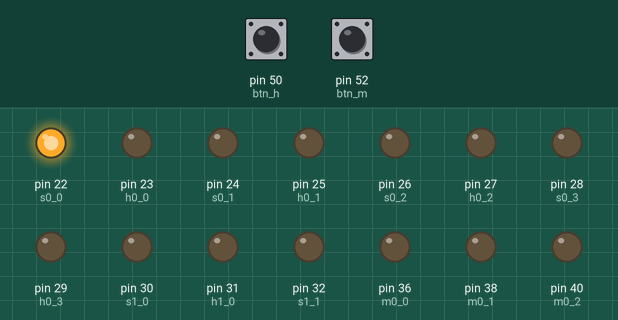
Recording of a sketch running on a simulated Arduino Mega 2560, built with avr-gcc and run on an emulated ATmega2560. Shown: output pins drawn as LEDs (lit = HIGH). Dashed ring = blinking. The test bench sets the inputs (shaded band); at power-on: pin 50 (btn_h) HIGH, pin 52 (btn_m) HIGH.

Above: at 1.2 s.
1.3 s: pin 50 (btn_h) pulled LOW for 3.2 s
At 5.8 s:
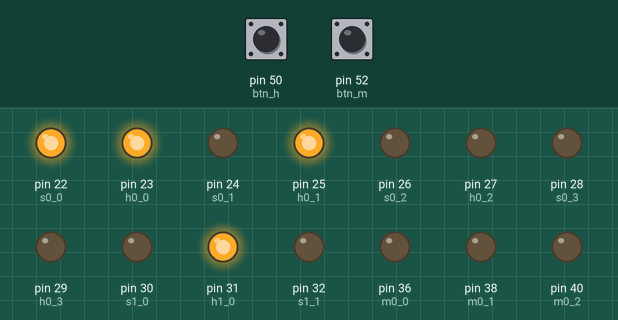
6.0 s: pin 52 (btn_m) pulled LOW for 0.15 s
At 8.8 s:
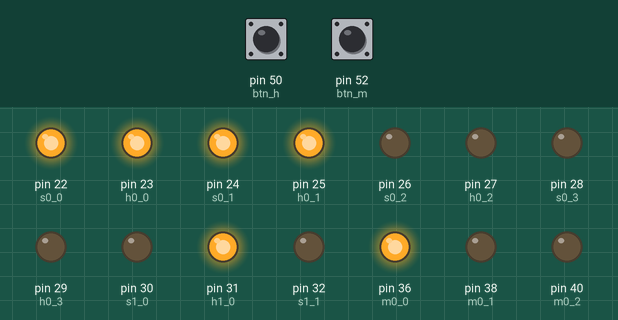
9.1 s: pin 50 (btn_h) pulled LOW for 0.15 s
At 12.0 s:
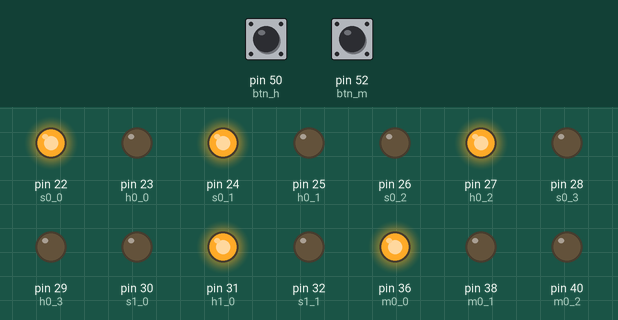
12.2 s: pin 52 (btn_m) pulled LOW for 1 s
At 14.0 s:
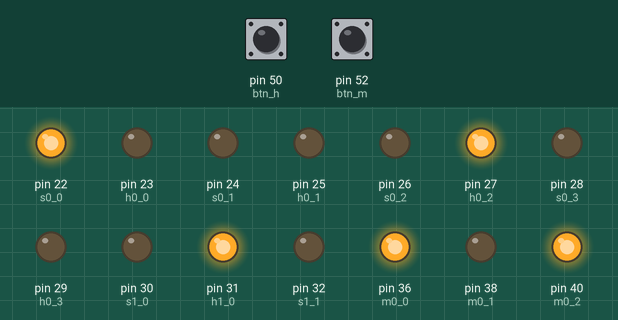
15.2 s: pin 50 (btn_h) pulled LOW for 1 s
At 17.2 s:
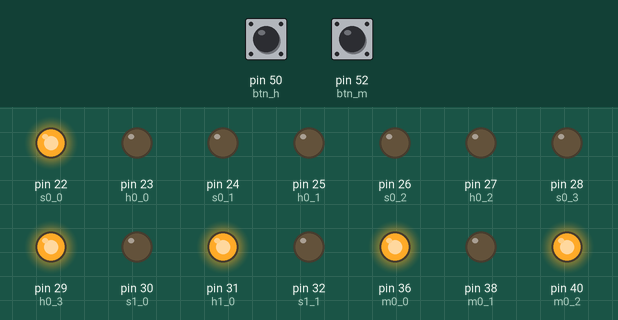
18.2 s: pin 52 (btn_m) pulled LOW for 0.15 s
At 19.0 s:
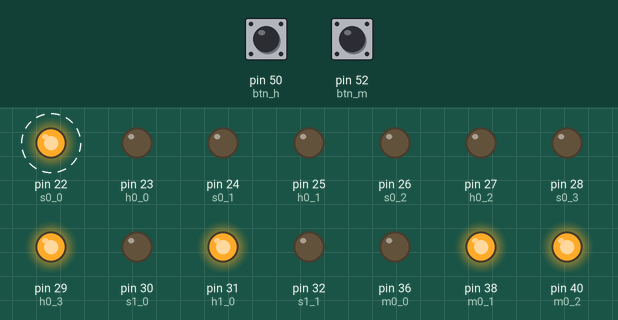
Timing chart, 0 to 24.9 s (numbered marks = the images above; inputs shaded):
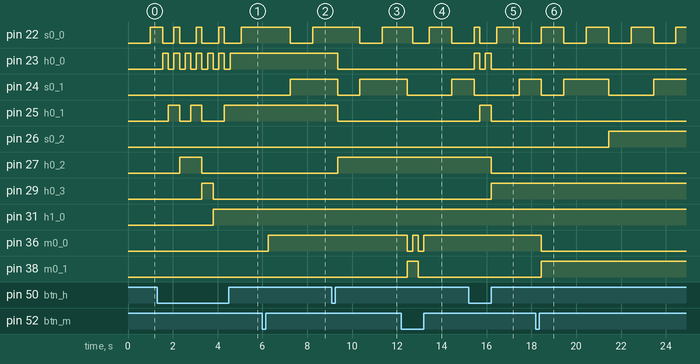

Measured:
- after the input at 1.3 s, pin 23 (h0_0): alternates HIGH for 0.25 s and LOW for 0.25 s, 13 changes in all, then stays HIGH, starting after 0.25 s; pin 24 (s0_1): stays LOW (without the input it goes to HIGH after 0.70 s)
- after the input at 6.0 s, pin 26 (s0_2): stays LOW (without the input it goes to HIGH after 2.1 s); pin 36 (m0_0): LOW → HIGH after 0.25 s
- after the input at 9.1 s, pin 23 (h0_0), pin 25 (h0_1): HIGH → LOW after 0.25 s; pin 26 (s0_2): stays LOW (without the input it goes to HIGH after 0.15 s); pin 27 (h0_2): LOW → HIGH after 0.25 s
- after the input at 12.2 s, pin 26 (s0_2): stays LOW (without the input it goes to HIGH after 0.15 s); pin 36 (m0_0): alternates HIGH for 0.25 s and LOW for 0.25 s, 4 changes in all, then stays HIGH, starting after 0.25 s; pin 38 (m0_1): LOW → HIGH after 0.25 s, → LOW 0.50 s later; pin 40 (m0_2): LOW → HIGH after 0.75 s
- after the input at 15.2 s, pin 23 (h0_0): alternates HIGH for 0.25 s and LOW for 0.25 s, 4 changes in all, then stays LOW, starting after 0.25 s; pin 24 (s0_1): HIGH → LOW after 0.25 s instead of 1.2 s
- after the input at 18.2 s, pin 28 (s0_3): stays LOW (without the input it goes to HIGH after 5.2 s); pin 36 (m0_0): HIGH → LOW after 0.25 s; pin 38 (m0_1): LOW → HIGH after 0.25 s
- by itself, pin 22 (s0_0): alternates HIGH for 1.0 s and LOW for 1.0 s

The sketch:

BinaryClk.ino
```cpp
// (licence header left out)
#define LED_ON HIGH
#define LED_OFF LOW

#define s0_0 22
#define s0_1 24
#define s0_2 26
#define s0_3 28

#define s1_0 30
#define s1_1 32
#define s1_2 34


#define m0_0 36
#define m0_1 38
#define m0_2 40
#define m0_3 42

#define m1_0 44
#define m1_1 46
#define m1_2 48


#define h0_0 23
#define h0_1 25
#define h0_2 27
#define h0_3 29

#define h1_0 31
#define h1_1 33

#define btn_m 52
#define btn_h 50

int second=0, minute=0, hour=0; //start the time on 00:00:00
int sunit = 0;
int munit = 0;
int hunit = 0;
int vals=0;
int valm=0;
int valh=0;
int ledstats = 0;
int i= 0;
boolean light = 1;


void setup() { //set outputs and inputs

  pinMode(s0_0, OUTPUT);pinMode(s0_1, OUTPUT);pinMode(s0_2, OUTPUT);pinMode(s0_3, OUTPUT); //units sec
  pinMode(s1_0, OUTPUT);pinMode(s1_1, OUTPUT);pinMode(s1_2, OUTPUT); // tens sec

  pinMode(m0_0, OUTPUT);pinMode(m0_1, OUTPUT);pinMode(m0_2, OUTPUT);pinMode(m0_3, OUTPUT); //units min
  pinMode(m1_0, OUTPUT);pinMode(m1_1, OUTPUT);pinMode(m1_2, OUTPUT); //tens min

  pinMode(h0_0, OUTPUT);pinMode(h0_1, OUTPUT);pinMode(h0_2, OUTPUT);pinMode(h0_3, OUTPUT); //units hr
  pinMode(h1_0, OUTPUT);pinMode(h1_1, OUTPUT); //tens hr


  pinMode(btn_m, INPUT);
  pinMode(btn_h, INPUT);

  digitalWrite(btn_m, HIGH);
  digitalWrite(btn_h, HIGH);
}


void loop() {

static unsigned long lastTick = 0; // set up a local variable to hold the last time we moved forward one second
// (static variables are initialized once and keep their values between function calls)

// move forward one second every 1000 milliseconds
if (millis() - lastTick >= 1000) {
  lastTick = millis();
  second++;
  }

// move forward one minute every 60 seconds
if (second >= 60) {
  minute++;
  second = 0; // reset seconds to zero
  }

// move forward one hour every 60 minutes
if (minute >=60) {
  hour++;
  minute = 0; // reset minutes to zero
  }

if (hour >=24) {
  hour=0;
  minute = 0; // reset minutes to zero
  }

 sunit = second%10; //sets the variable sunit, munit and hunit for the unit digits
 munit = minute%10;
 hunit = hour%10;

//
// ledstats = digitalRead(24);  // read input value, for setting leds off, but keeping count
//  if (ledstats == LOW){
//    light=!light;
//    delay(250);
//  }
//
//   if(light== LOW){
//  for(i=1;i<=20;i++){
//  digitalWrite(i, HIGH);}
//
//  } else  {

  //seconds units
  if(sunit == 1 || sunit == 3 || sunit == 5 || sunit == 7 || sunit == 9) {  digitalWrite(s0_0, LED_ON);} else {  digitalWrite(s0_0, LED_OFF);}
  if(sunit == 2 || sunit == 3 || sunit == 6 || sunit == 7) {digitalWrite(s0_1, LED_ON);} else {digitalWrite(s0_1,LED_OFF);}
  if(sunit == 4 || sunit == 5 || sunit == 6 || sunit == 7) {digitalWrite(s0_2, LED_ON);} else {digitalWrite(s0_2,LED_OFF);}
  if(sunit == 8 || sunit == 9) {digitalWrite(s0_3, LED_ON);} else {digitalWrite(s0_3,LED_OFF);}

  //seconds
  if((second >= 10 && second < 20) || (second >= 30 && second < 40) || (second >= 50 && second < 60))  {digitalWrite(s1_0, LED_ON);} else {digitalWrite(s1_0,LED_OFF);}
  if(second >= 20 && second < 40)  {digitalWrite(s1_1, LED_ON);} else {digitalWrite(s1_1,LED_OFF);}
  if(second >= 40 && second < 60) {digitalWrite(s1_2, LED_ON);} else {digitalWrite(s1_2,LED_OFF);}


  //minutes units
  if(munit == 1 || munit == 3 || munit == 5 || munit == 7 || munit == 9) {  digitalWrite(m0_0, LED_ON);} else {  digitalWrite(m0_0, LED_OFF);}
  if(munit == 2 || munit == 3 || munit == 6 || munit == 7) {digitalWrite(m0_1, LED_ON);} else {digitalWrite(m0_1,LED_OFF);}
  if(munit == 4 || munit == 5 || munit == 6 || munit == 7) {digitalWrite(m0_2, LED_ON);} else {digitalWrite(m0_2,LED_OFF);}
  if(munit == 8 || munit == 9) {digitalWrite(m0_3, LED_ON);} else {digitalWrite(m0_3,LED_OFF);}

  //minutes
  if((minute >= 10 && minute < 20) || (minute >= 30 && minute < 40) || (minute >= 50 && minute < 60))  {digitalWrite(m1_0, LED_ON);} else {digitalWrite(m1_0,LED_OFF);}
  if(minute >= 20 && minute < 40)  {digitalWrite(m1_1, LED_ON);} else {digitalWrite(m1_1,LED_OFF);}
  if(minute >= 40 && minute < 60) {digitalWrite(m1_2, LED_ON);} else {digitalWrite(m1_2,LED_OFF);}

  //hour units
  if(hunit == 1 || hunit == 3 || hunit == 5 || hunit == 7 || hunit == 9) {digitalWrite(h0_0, LED_ON);} else {digitalWrite(h0_0,LED_OFF);}
  if(hunit == 2 || hunit == 3 || hunit == 6 || hunit == 7) {digitalWrite(h0_1, LED_ON);} else {digitalWrite(h0_1,LED_OFF);}
  if(hunit == 4 || hunit == 5 || hunit == 6 || hunit == 7) {digitalWrite(h0_2, LED_ON);} else {digitalWrite(h0_2,LED_OFF);}
  if(hunit == 8 || hunit == 9) {digitalWrite(h0_3, LED_ON);} else {digitalWrite(h0_3,LED_OFF);}

  //hour
  if(hour >= 10 && hour < 20)  {digitalWrite(h1_0, LED_ON);} else {digitalWrite(h1_0,LED_OFF);}
  if(hour >= 20 && hour < 24)  {digitalWrite(h1_1, LED_ON);} else {digitalWrite(h1_1,LED_OFF);}

//  }

  valm = digitalRead(btn_m);    // add one minute when pressed
   if(valm== LOW) {
   minute++;
   second=0;
   delay(250);
  }

  valh = digitalRead(btn_h);    // add one hour when pressed
   if(valh==LOW) {
   hour++;
   second=0;
   delay(250);
  }


}
```
